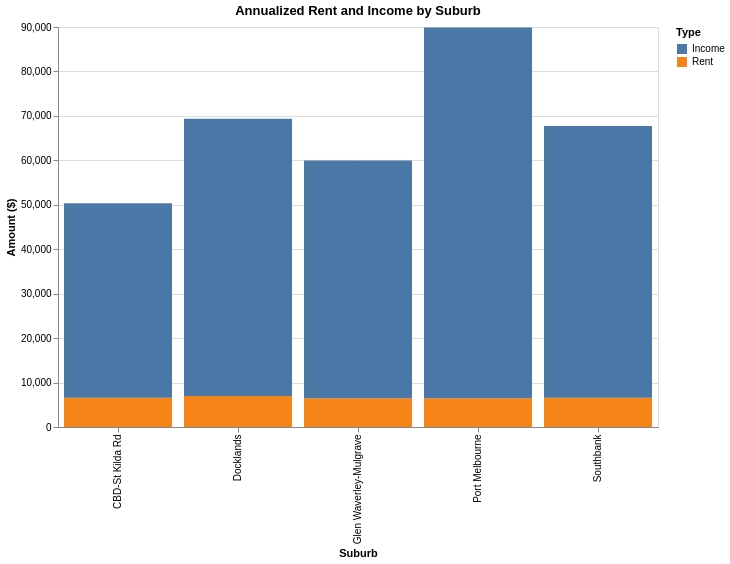

Specify this chart in Vega-Lite:
### Vega-Lite specification from a JSON file in a GitHub repository (floating-point values rounded to 4 significant figures)
{"$schema": "https://vega.github.io/schema/vega-lite/v5.json", "title": "Annualized Rent and Income by Suburb", "width": 600, "height": 400, "data": {"values": [{"Suburb": "Docklands", "Rent": 580, "Income": 62393}, {"Suburb": "CBD-St Kilda Rd", "Rent": 550, "Income": 43738}, {"Suburb": "Southbank", "Rent": 550, "Income": 61101}, {"Suburb": "Port Melbourne", "Rent": 540, "Income": 83408}, {"Suburb": "Glen Waverley-Mulgrave", "Rent": 540, "Income": 53482}]}, "transform": [{"calculate": "datum.Rent * 12", "as": "Rent"}, {"fold": ["Rent", "Income"], "as": ["Category", "Value"]}], "mark": "bar", "encoding": {"x": {"field": "Suburb", "type": "nominal", "title": "Suburb"}, "y": {"field": "Value", "type": "quantitative", "title": "Amount ($)"}, "color": {"field": "Category", "type": "nominal", "title": "Type"}, "tooltip": [{"field": "Suburb", "type": "nominal"}, {"field": "Category", "type": "nominal"}, {"field": "Value", "type": "quantitative"}]}}
